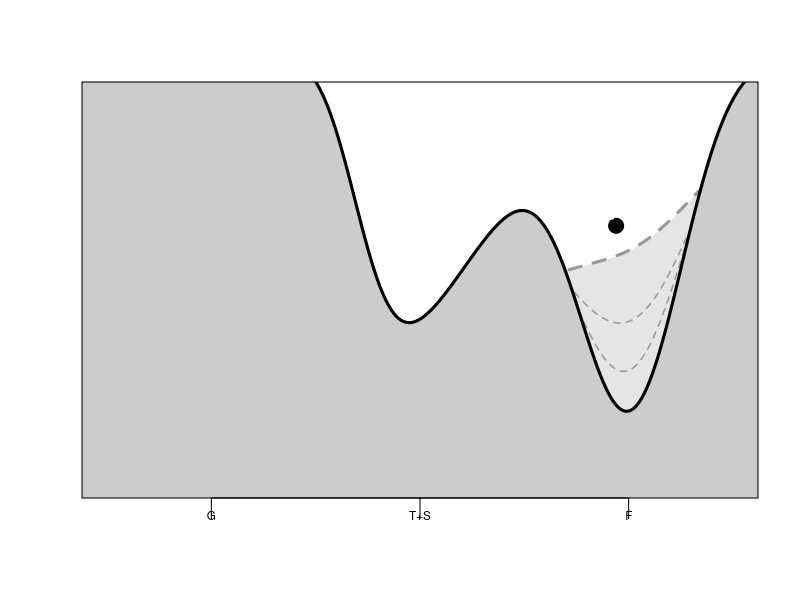
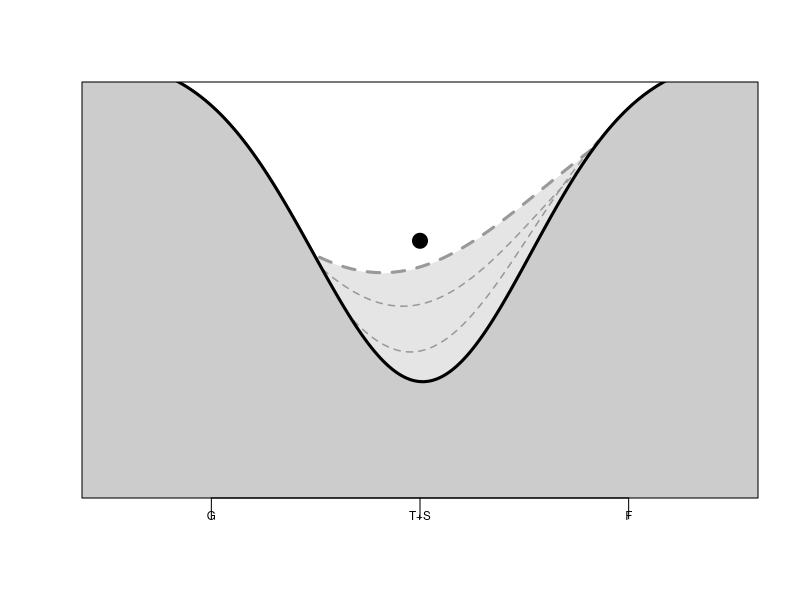
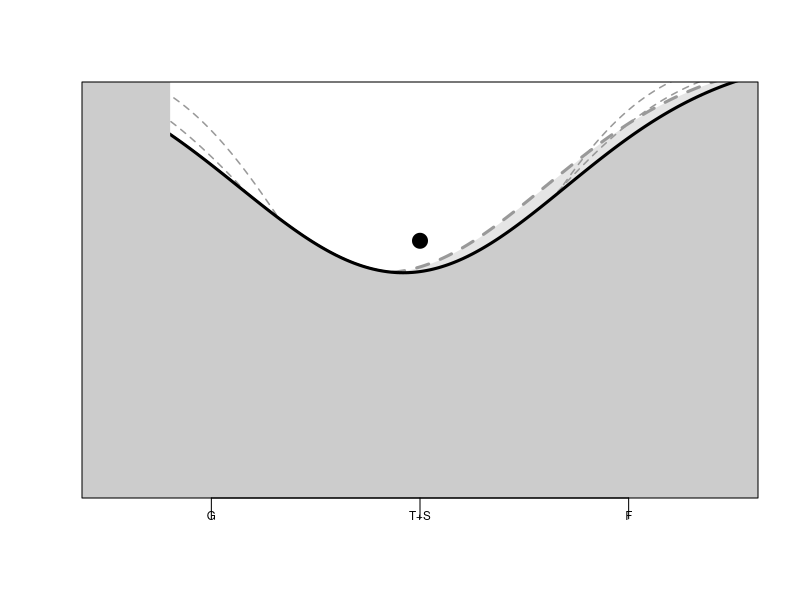

Write R code to recreate these figures, in order.
##Script to create Figure 5 from Tredennick and Hanan 2014
#Note: this is pretty messy, and just used to create the conceptual basins,
#there is no real analysis here.

rm(list=ls()) #clear workspace

#Figures 5A----------------------------------------
#~~~~~~~~~~~~~~~~~~~~~~~~~~~~~~~~~~~~~~~~~~~~~~~~~#
##~~~~~~~~~~~~~~~~~~~~~~~~~~~~~~~~~~~~~~~~~~~~~~~~#
###         Forest-Savanna Alt States           ###
#~~~~~~~~~~~~~~~~~~~~~~~~~~~~~~~~~~~~~~~~~~~~~~~~~#
#~~~~~~~~~~~~~~~~~~~~~~~~~~~~~~~~~~~~~~~~~~~~~~~~~#

Distribution.function=function(params){
  # Stochastic vairability around mean in 2-D space
  Meanx = params[1]		# mean x
  SDx = params[2]			# sd x
  Meany = params[3]		# mean y
  SDy = params[4]			# sd y
  newx = rnorm(1, Meanx, SDx)
  newx <- ifelse(newx<0,(-1*newx),newx)
  newx <- ifelse(newx>100,(100-(newx-100)),newx)
  newy = rnorm(1, Meany, SDy)
  newy <- ifelse(newy<0,(-1*newy),newy)
  output <- c(newx,newy)
  return(output) }
### END FUNCTION

end1 = 5000 		# Number of random numbers (point 1)
end2 = 5000			# Number of random numbers (point 2)

## Define the shape and size of our output array
Data_Table_Dual = matrix(0,nrow=end1+end2,ncol = 2) 	# Creates an array of 0's

### POINT 1: Define means and sd
### For a "SINGLE-ATTRACTOR" system make X2 and Y2 = X1 and Y1 
### For a "DUAL-ATTRACTOR# system have different x and y values
Xbar = 65; Xbar2 = 15	# X-Mean (Points 1 & 2, respectively in X dimension) 
Xsd = 10.0; Xsd2 = 20.0	# X-SD (standard deviations in X)
Ybar = 75; Ybar2 = 25	# Y-Mean (Points in Y)
Ysd = 16.0; Ysd2 = 15.0	# Y-SD (SD in Y)

### Generate random numbers for point 1
set.seed(20)
params1 <- c(Xbar,Xsd,Ybar,Ysd) # params to function
for (i in 1:end1) {
  random <- Distribution.function(params1)	# Calls 2-D random draw Function 
  Data_Table_Dual[i,1:2] <- random	# Place x & y into Data_Table_Dual array
}
### Generate random numbers for point 2
params2 <- c(Xbar2,Xsd2,Ybar2,Ysd2) # params to function
#times=seq(1,end1,by=1) 	# Save time steps in a vector
for (i in (1+end1):(end1+end2)) {
  random <- Distribution.function(params2)	# Calls 2-D random draw Function 
  Data_Table_Dual[i,1:2] <- random	# Place x & y into Data_Table_Dual array
}
xmax <- max(Data_Table_Dual[,1]); xmin=min(Data_Table_Dual[,1])
ymax <- max(Data_Table_Dual[,2]); ymin=min(Data_Table_Dual[,2])


d2 <- density(Data_Table_Dual[,1], adjust=2)

##add harvest layer
### POINT 1: Define means and sd
### For a "SINGLE-ATTRACTOR" system make X2 and Y2 = X1 and Y1 
### For a "DUAL-ATTRACTOR# system have different x and y values
Xbar = 62; Xbar2 = 15  # X-Mean (Points 1 & 2, respectively in X dimension) 
Xsd = 22.0; Xsd2 = 20.0	# X-SD (standard deviations in X)
Ybar = 75; Ybar2 = 85	# Y-Mean (Points in Y)
Ysd = 16.0; Ysd2 = 15.0	# Y-SD (SD in Y)

### Generate random numbers for point 1
set.seed(30)
params1 <- c(Xbar,Xsd,Ybar,Ysd) # params to function
for (i in 1:end1) {
  random <- Distribution.function(params1)	# Calls 2-D random draw Function 
  Data_Table_Dual[i,1:2] <- random	# Place x & y into Data_Table_Dual array
}
### Generate random numbers for point 2
params2 <- c(Xbar2,Xsd2,Ybar2,Ysd2) # params to function
#times=seq(1,end1,by=1) 	# Save time steps in a vector
for (i in (1+end1):(end1+end2)) {
  random <- Distribution.function(params2)	# Calls 2-D random draw Function 
  Data_Table_Dual[i,1:2] <- random	# Place x & y into Data_Table_Dual array
}
xmax <- max(Data_Table_Dual[,1]); xmin=min(Data_Table_Dual[,1])
ymax <- max(Data_Table_Dual[,2]); ymin=min(Data_Table_Dual[,2])
d3 <- density(Data_Table_Dual[,1], adjust=2)


##add harvest layer 2
### POINT 1: Define means and sd
### For a "SINGLE-ATTRACTOR" system make X2 and Y2 = X1 and Y1 
### For a "DUAL-ATTRACTOR# system have different x and y values
Xbar = 65; Xbar2 = 15  # X-Mean (Points 1 & 2, respectively in X dimension) 
Xsd = 15; Xsd2 = 20.0  # X-SD (standard deviations in X)
Ybar = 75; Ybar2 = 85	# Y-Mean (Points in Y)
Ysd = 16.0; Ysd2 = 15.0	# Y-SD (SD in Y)

### Generate random numbers for point 1
set.seed(30)
params1 <- c(Xbar,Xsd,Ybar,Ysd) # params to function
for (i in 1:end1) {
  random <- Distribution.function(params1)	# Calls 2-D random draw Function 
  Data_Table_Dual[i,1:2] <- random	# Place x & y into Data_Table_Dual array
}
### Generate random numbers for point 2
params2 <- c(Xbar2,Xsd2,Ybar2,Ysd2) # params to function
#times=seq(1,end1,by=1) 	# Save time steps in a vector
for (i in (1+end1):(end1+end2)) {
  random <- Distribution.function(params2)	# Calls 2-D random draw Function 
  Data_Table_Dual[i,1:2] <- random	# Place x & y into Data_Table_Dual array
}
xmax <- max(Data_Table_Dual[,1]); xmin=min(Data_Table_Dual[,1])
ymax <- max(Data_Table_Dual[,2]); ymin=min(Data_Table_Dual[,2])
d4 <- density(Data_Table_Dual[,1], adjust=2)

##add harvest layer 2
### POINT 1: Define means and sd
### For a "SINGLE-ATTRACTOR" system make X2 and Y2 = X1 and Y1 
### For a "DUAL-ATTRACTOR# system have different x and y values
Xbar = 65; Xbar2 = 15  # X-Mean (Points 1 & 2, respectively in X dimension) 
Xsd = 12; Xsd2 = 20.0  # X-SD (standard deviations in X)
Ybar = 75; Ybar2 = 85  # Y-Mean (Points in Y)
Ysd = 16.0; Ysd2 = 15.0	# Y-SD (SD in Y)

### Generate random numbers for point 1
set.seed(30)
params1 <- c(Xbar,Xsd,Ybar,Ysd) # params to function
for (i in 1:end1) {
  random <- Distribution.function(params1)	# Calls 2-D random draw Function 
  Data_Table_Dual[i,1:2] <- random	# Place x & y into Data_Table_Dual array
}
### Generate random numbers for point 2
params2 <- c(Xbar2,Xsd2,Ybar2,Ysd2) # params to function
#times=seq(1,end1,by=1) 	# Save time steps in a vector
for (i in (1+end1):(end1+end2)) {
  random <- Distribution.function(params2)	# Calls 2-D random draw Function 
  Data_Table_Dual[i,1:2] <- random	# Place x & y into Data_Table_Dual array
}
xmax <- max(Data_Table_Dual[,1]); xmin=min(Data_Table_Dual[,1])
ymax <- max(Data_Table_Dual[,2]); ymin=min(Data_Table_Dual[,2])
d5 <- density(Data_Table_Dual[,1], adjust=2)



par(mgp=c(0,0.3,0), tck=-0.05)
plot(d2$x, (d2$y*-1), type="l", xlim=c(-60,90), ylim=c(-0.02,-0.002), lwd=2, axes=FALSE,
     ylab="", xlab="")

y.fill = numeric(length(d2$y))
y.fill[] = -1
polygon(c(d3$x, rev(d3$x)), c(d3$y*-1,y.fill), col="grey90", border="white")
lines(d5$x, (d5$y*-1), lty="dashed", lwd=1.5, col="grey60")
lines(d4$x, (d4$y*-1), lty="dashed", lwd=1.5, col="grey60")
lines(d3$x, (d3$y*-1), lty="dashed", lwd=3, col="grey60")
polygon(c(d2$x, rev(d2$x)), c(d2$y*-1,y.fill), col="grey80")
lines(d2$x, (d2$y*-1), lwd=3)
#Code for marbles
# points(15.4, -0.0195, cex=3, pch=19, col="black")
# points(14, -0.019, cex=0.8, pch=19, col="white")
points(62, -0.008, cex=2, pch=19, col="black")
points(61, -0.0076, cex=0.5, pch=19, col="grey100")

fill.seq.x <- seq(-20,-80,-1) 
fill.seq.y1 <- numeric(length(fill.seq.x))
fill.seq.y1[] <- -1
fill.seq.y2 <- numeric(length(fill.seq.x))
fill.seq.y2[] <- 0
polygon(c(fill.seq.x, rev(fill.seq.x)), c(fill.seq.y2,fill.seq.y1), 
        col="grey80", border="grey80")
axis(1, at=c(-35, 15, 65), labels=c("G", "T+S", "F"), cex.axis=0.7)
box()




#Figures 5B----------------------------------------
#~~~~~~~~~~~~~~~~~~~~~~~~~~~~~~~~~~~~~~~~~~~~~~~~~#
##~~~~~~~~~~~~~~~~~~~~~~~~~~~~~~~~~~~~~~~~~~~~~~~~#
###             'Stable' savannas               ###
#~~~~~~~~~~~~~~~~~~~~~~~~~~~~~~~~~~~~~~~~~~~~~~~~~#
#~~~~~~~~~~~~~~~~~~~~~~~~~~~~~~~~~~~~~~~~~~~~~~~~~#

rm(list=ls())   		# start with the workspace clean
#par(mfrow = c(2, 2))  		# Number of rows, cols to plot

Distribution.function=function(params){
  # Stochastic vairability around mean in 2-D space
  Meanx = params[1]		# mean x
  SDx = params[2]			# sd x
  Meany = params[3]		# mean y
  SDy = params[4]			# sd y
  newx = rnorm(1, Meanx, SDx)
#   newx <- ifelse(newx<0,(-1*newx),newx)
  newx <- ifelse(newx>100,(100-(newx-100)),newx)
  newy = rnorm(1, Meany, SDy)
  newy <- ifelse(newy<0,(-1*newy),newy)
  output <- c(newx,newy)
  return(output) }
### END FUNCTION

end1 = 5000 		# Number of random numbers (point 1)
end2 = 5000			# Number of random numbers (point 2)

## Define the shape and size of our output array
Data_Table = matrix(0,nrow=end1+end2,ncol = 2) 	# Creates an array of 0's

### POINT 1: Define means and sd
### For a "SINGLE-ATTRACTOR" system make X2 and Y2 = X1 and Y1 
### For a "DUAL-ATTRACTOR# system have different x and y values
Xbar = 15; Xbar2 = 15	# X-Mean (Points 1 & 2, respectively in X dimension) 
Xsd = 20.0; Xsd2 = 20.0	# X-SD (standard deviations in X)
Ybar = 85; Ybar2 = 85	# Y-Mean (Points in Y)
Ysd = 15.0; Ysd2 = 15.0	# Y-SD (SD in Y)

### Generate random numbers for point 1
set.seed(50)
params1 <- c(Xbar,Xsd,Ybar,Ysd) # params to function
for (i in 1:end1) {
  random <- Distribution.function(params1)	# Calls 2-D random draw Function 
  Data_Table[i,1:2] <- random	# Place x & y into Data_Table array
}
### Generate random numbers for point 2
params2 <- c(Xbar2,Xsd2,Ybar2,Ysd2) # params to function
#times=seq(1,end1,by=1) 	# Save time steps in a vector
for (i in (1+end1):(end1+end2)) {
  random <- Distribution.function(params2)	# Calls 2-D random draw Function 
  Data_Table[i,1:2] <- random	# Place x & y into Data_Table array
}
xmax <- max(Data_Table[,1]); xmin=min(Data_Table[,1])
ymax <- max(Data_Table[,2]); ymin=min(Data_Table[,2])

d2 <- density(Data_Table[,1], adjust=6)


#quick d3 for wood harvest basin
### POINT 1: Define means and sd
### For a "SINGLE-ATTRACTOR" system make X2 and Y2 = X1 and Y1 
### For a "DUAL-ATTRACTOR# system have different x and y values
Xbar = 5; Xbar2 = 5  # X-Mean (Points 1 & 2, respectively in X dimension) 
Xsd = 30.0; Xsd2 = 30.0	# X-SD (standard deviations in X)
Ybar = 85; Ybar2 = 85	# Y-Mean (Points in Y)
Ysd = 15.0; Ysd2 = 15.0	# Y-SD (SD in Y)

### Generate random numbers for point 1
set.seed(50)
params1 <- c(Xbar,Xsd,Ybar,Ysd) # params to function
for (i in 1:end1) {
  random <- Distribution.function(params1)	# Calls 2-D random draw Function 
  Data_Table[i,1:2] <- random	# Place x & y into Data_Table array
}
### Generate random numbers for point 2
params2 <- c(Xbar2,Xsd2,Ybar2,Ysd2) # params to function
#times=seq(1,end1,by=1) 	# Save time steps in a vector
for (i in (1+end1):(end1+end2)) {
  random <- Distribution.function(params2)	# Calls 2-D random draw Function 
  Data_Table[i,1:2] <- random	# Place x & y into Data_Table array
}
xmax <- max(Data_Table[,1]); xmin=min(Data_Table[,1])
ymax <- max(Data_Table[,2]); ymin=min(Data_Table[,2])

d3 <- density(Data_Table[,1], adjust=6)
##

#quick d4 for wood harvest basin
### POINT 1: Define means and sd
### For a "SINGLE-ATTRACTOR" system make X2 and Y2 = X1 and Y1 
### For a "DUAL-ATTRACTOR# system have different x and y values
Xbar = 12; Xbar2 = 12  # X-Mean (Points 1 & 2, respectively in X dimension) 
Xsd = 22; Xsd2 = 22  # X-SD (standard deviations in X)
Ybar = 85; Ybar2 = 85	# Y-Mean (Points in Y)
Ysd = 15.0; Ysd2 = 15.0	# Y-SD (SD in Y)

### Generate random numbers for point 1
set.seed(50)
params1 <- c(Xbar,Xsd,Ybar,Ysd) # params to function
for (i in 1:end1) {
  random <- Distribution.function(params1)	# Calls 2-D random draw Function 
  Data_Table[i,1:2] <- random	# Place x & y into Data_Table array
}
### Generate random numbers for point 2
params2 <- c(Xbar2,Xsd2,Ybar2,Ysd2) # params to function
#times=seq(1,end1,by=1) 	# Save time steps in a vector
for (i in (1+end1):(end1+end2)) {
  random <- Distribution.function(params2)	# Calls 2-D random draw Function 
  Data_Table[i,1:2] <- random	# Place x & y into Data_Table array
}
xmax <- max(Data_Table[,1]); xmin=min(Data_Table[,1])
ymax <- max(Data_Table[,2]); ymin=min(Data_Table[,2])
d4 <- density(Data_Table[,1], adjust=6)


#quick d4 for wood harvest basin
### POINT 1: Define means and sd
### For a "SINGLE-ATTRACTOR" system make X2 and Y2 = X1 and Y1 
### For a "DUAL-ATTRACTOR# system have different x and y values
Xbar = 10; Xbar2 = 10  # X-Mean (Points 1 & 2, respectively in X dimension) 
Xsd = 26.0; Xsd2 = 26.0  # X-SD (standard deviations in X)
Ybar = 85; Ybar2 = 85  # Y-Mean (Points in Y)
Ysd = 15.0; Ysd2 = 15.0	# Y-SD (SD in Y)

### Generate random numbers for point 1
set.seed(50)
params1 <- c(Xbar,Xsd,Ybar,Ysd) # params to function
for (i in 1:end1) {
  random <- Distribution.function(params1)	# Calls 2-D random draw Function 
  Data_Table[i,1:2] <- random	# Place x & y into Data_Table array
}
### Generate random numbers for point 2
params2 <- c(Xbar2,Xsd2,Ybar2,Ysd2) # params to function
#times=seq(1,end1,by=1) 	# Save time steps in a vector
for (i in (1+end1):(end1+end2)) {
  random <- Distribution.function(params2)	# Calls 2-D random draw Function 
  Data_Table[i,1:2] <- random	# Place x & y into Data_Table array
}
xmax <- max(Data_Table[,1]); xmin=min(Data_Table[,1])
ymax <- max(Data_Table[,2]); ymin=min(Data_Table[,2])
d5 <- density(Data_Table[,1], adjust=6)


par(mgp=c(0,0.3,0), tck=-0.05)
plot(d2$x, (d2$y*-1), type="l", xlim=c(-60,90), ylim=c(-0.02, -0.002), lwd=2, axes=FALSE,
     ylab="", xlab="")
y.fill = numeric(length(d2$y))
y.fill[] = -1
polygon(c(d3$x, rev(d3$x)), c(d3$y*-1,y.fill), col="grey90", border="white")
lines(d3$x, (d3$y*-1), lty="dashed", lwd=3, col="grey60")
lines(d4$x, (d4$y*-1), lty="dashed", lwd=1.5, col="grey60")
lines(d5$x, (d5$y*-1), lty="dashed", lwd=1.5, col="grey60")
polygon(c(d2$x, rev(d2$x)), c(d2$y*-1,y.fill), col="grey80", border="grey80")
lines(d2$x, (d2$y*-1), lwd=3)
#Code for marbles
# points(15.4, -0.0195, cex=3, pch=19, col="black")
# points(14, -0.019, cex=0.8, pch=19, col="white")
points(15, -0.0087, cex=2, pch=19, col="black")
points(14, -0.0082, cex=0.5, pch=19, col="grey100")

fill.seq.x <- seq(-45,-80,-1) 
fill.seq.y1 <- numeric(length(fill.seq.x))
fill.seq.y1[] <- -1
fill.seq.y2 <- numeric(length(fill.seq.x))
fill.seq.y2[] <- 0
polygon(c(fill.seq.x, rev(fill.seq.x)), c(fill.seq.y2,fill.seq.y1), 
        col="grey80", border="grey80")
axis(1, at=c(-35, 15, 65), labels=c("G", "T+S", "F"), cex.axis=0.7)
box()



#Figures 5C----------------------------------------
#~~~~~~~~~~~~~~~~~~~~~~~~~~~~~~~~~~~~~~~~~~~~~~~~~#
##~~~~~~~~~~~~~~~~~~~~~~~~~~~~~~~~~~~~~~~~~~~~~~~~#
###              Arid savannas                  ###
#~~~~~~~~~~~~~~~~~~~~~~~~~~~~~~~~~~~~~~~~~~~~~~~~~#
#~~~~~~~~~~~~~~~~~~~~~~~~~~~~~~~~~~~~~~~~~~~~~~~~~#

rm(list=ls())     	# start with the workspace clean
#par(mfrow = c(2, 2))  		# Number of rows, cols to plot

Distribution.function=function(params){
  # Stochastic vairability around mean in 2-D space
  Meanx = params[1]		# mean x
  SDx = params[2]			# sd x
  Meany = params[3]		# mean y
  SDy = params[4]			# sd y
  newx = rnorm(1, Meanx, SDx)
  #   newx <- ifelse(newx<0,(-1*newx),newx)
  newx <- ifelse(newx>100,(100-(newx-100)),newx)
  newy = rnorm(1, Meany, SDy)
  newy <- ifelse(newy<0,(-1*newy),newy)
  output <- c(newx,newy)
  return(output) }
### END FUNCTION

end1 = 5000 		# Number of random numbers (point 1)
end2 = 5000			# Number of random numbers (point 2)

## Define the shape and size of our output array
Data_Table = matrix(0,nrow=end1+end2,ncol = 2) 	# Creates an array of 0's

### POINT 1: Define means and sd
### For a "SINGLE-ATTRACTOR" system make X2 and Y2 = X1 and Y1 
### For a "DUAL-ATTRACTOR# system have different x and y values
Xbar = 10; Xbar2 = 10	# X-Mean (Points 1 & 2, respectively in X dimension) 
Xsd = 30.0; Xsd2 = 30.0	# X-SD (standard deviations in X)
Ybar = 85; Ybar2 = 85	# Y-Mean (Points in Y)
Ysd = 15.0; Ysd2 = 15.0	# Y-SD (SD in Y)

### Generate random numbers for point 1
set.seed(50)
params1 <- c(Xbar,Xsd,Ybar,Ysd) # params to function
for (i in 1:end1) {
  random <- Distribution.function(params1)	# Calls 2-D random draw Function 
  Data_Table[i,1:2] <- random	# Place x & y into Data_Table array
}
### Generate random numbers for point 2
params2 <- c(Xbar2,Xsd2,Ybar2,Ysd2) # params to function
#times=seq(1,end1,by=1) 	# Save time steps in a vector
for (i in (1+end1):(end1+end2)) {
  random <- Distribution.function(params2)	# Calls 2-D random draw Function 
  Data_Table[i,1:2] <- random	# Place x & y into Data_Table array
}
xmax <- max(Data_Table[,1]); xmin=min(Data_Table[,1])
ymax <- max(Data_Table[,2]); ymin=min(Data_Table[,2])

d2 <- density(Data_Table[,1], adjust=6)


#quick d3 for wood harvest basin
### POINT 1: Define means and sd
### For a "SINGLE-ATTRACTOR" system make X2 and Y2 = X1 and Y1 
### For a "DUAL-ATTRACTOR# system have different x and y values
Xbar = 5; Xbar2 = 5  # X-Mean (Points 1 & 2, respectively in X dimension) 
Xsd = 30.0; Xsd2 = 30.0	# X-SD (standard deviations in X)
Ybar = 85; Ybar2 = 85	# Y-Mean (Points in Y)
Ysd = 15.0; Ysd2 = 15.0	# Y-SD (SD in Y)

### Generate random numbers for point 1
set.seed(50)
params1 <- c(Xbar,Xsd,Ybar,Ysd) # params to function
for (i in 1:end1) {
  random <- Distribution.function(params1)	# Calls 2-D random draw Function 
  Data_Table[i,1:2] <- random	# Place x & y into Data_Table array
}
### Generate random numbers for point 2
params2 <- c(Xbar2,Xsd2,Ybar2,Ysd2) # params to function
#times=seq(1,end1,by=1) 	# Save time steps in a vector
for (i in (1+end1):(end1+end2)) {
  random <- Distribution.function(params2)	# Calls 2-D random draw Function 
  Data_Table[i,1:2] <- random	# Place x & y into Data_Table array
}
xmax <- max(Data_Table[,1]); xmin=min(Data_Table[,1])
ymax <- max(Data_Table[,2]); ymin=min(Data_Table[,2])

d3 <- density(Data_Table[,1], adjust=6)
##

#quick d4 for wood harvest basin
### POINT 1: Define means and sd
### For a "SINGLE-ATTRACTOR" system make X2 and Y2 = X1 and Y1 
### For a "DUAL-ATTRACTOR# system have different x and y values
Xbar = 12; Xbar2 = 12  # X-Mean (Points 1 & 2, respectively in X dimension) 
Xsd = 22; Xsd2 = 22  # X-SD (standard deviations in X)
Ybar = 85; Ybar2 = 85	# Y-Mean (Points in Y)
Ysd = 15.0; Ysd2 = 15.0	# Y-SD (SD in Y)

### Generate random numbers for point 1
set.seed(50)
params1 <- c(Xbar,Xsd,Ybar,Ysd) # params to function
for (i in 1:end1) {
  random <- Distribution.function(params1)	# Calls 2-D random draw Function 
  Data_Table[i,1:2] <- random	# Place x & y into Data_Table array
}
### Generate random numbers for point 2
params2 <- c(Xbar2,Xsd2,Ybar2,Ysd2) # params to function
#times=seq(1,end1,by=1) 	# Save time steps in a vector
for (i in (1+end1):(end1+end2)) {
  random <- Distribution.function(params2)	# Calls 2-D random draw Function 
  Data_Table[i,1:2] <- random	# Place x & y into Data_Table array
}
xmax <- max(Data_Table[,1]); xmin=min(Data_Table[,1])
ymax <- max(Data_Table[,2]); ymin=min(Data_Table[,2])
d4 <- density(Data_Table[,1], adjust=6)


#quick d4 for wood harvest basin
### POINT 1: Define means and sd
### For a "SINGLE-ATTRACTOR" system make X2 and Y2 = X1 and Y1 
### For a "DUAL-ATTRACTOR# system have different x and y values
Xbar = 10; Xbar2 = 10  # X-Mean (Points 1 & 2, respectively in X dimension) 
Xsd = 26.0; Xsd2 = 26.0  # X-SD (standard deviations in X)
Ybar = 85; Ybar2 = 85  # Y-Mean (Points in Y)
Ysd = 15.0; Ysd2 = 15.0	# Y-SD (SD in Y)

### Generate random numbers for point 1
set.seed(50)
params1 <- c(Xbar,Xsd,Ybar,Ysd) # params to function
for (i in 1:end1) {
  random <- Distribution.function(params1)	# Calls 2-D random draw Function 
  Data_Table[i,1:2] <- random	# Place x & y into Data_Table array
}
### Generate random numbers for point 2
params2 <- c(Xbar2,Xsd2,Ybar2,Ysd2) # params to function
#times=seq(1,end1,by=1) 	# Save time steps in a vector
for (i in (1+end1):(end1+end2)) {
  random <- Distribution.function(params2)	# Calls 2-D random draw Function 
  Data_Table[i,1:2] <- random	# Place x & y into Data_Table array
}
xmax <- max(Data_Table[,1]); xmin=min(Data_Table[,1])
ymax <- max(Data_Table[,2]); ymin=min(Data_Table[,2])
d5 <- density(Data_Table[,1], adjust=6)


par(mgp=c(0,0.3,0), tck=-0.05)
plot(d2$x, (d2$y*-1), type="l", xlim=c(-60,90), ylim=c(-0.02, -0.002), lwd=2, axes=FALSE,
     ylab="", xlab="")
y.fill = numeric(length(d2$y))
y.fill[] = -1
polygon(c(d3$x, rev(d3$x)), c(d3$y*-1,y.fill), col="grey90", border="white")
lines(d3$x, (d3$y*-1), lty="dashed", lwd=3, col="grey60")
lines(d4$x, (d4$y*-1), lty="dashed", lwd=1.5, col="grey60")
lines(d5$x, (d5$y*-1), lty="dashed", lwd=1.5, col="grey60")
polygon(c(d2$x, rev(d2$x)), c(d2$y*-1,y.fill), col="grey80", border="grey80")
lines(d2$x, (d2$y*-1), lwd=3)
#Code for marbles
# points(15.4, -0.0195, cex=3, pch=19, col="black")
# points(14, -0.019, cex=0.8, pch=19, col="white")
points(15, -0.0087, cex=2, pch=19, col="black")
points(14, -0.0082, cex=0.5, pch=19, col="grey100")

fill.seq.x <- seq(-45,-80,-1) 
fill.seq.y1 <- numeric(length(fill.seq.x))
fill.seq.y1[] <- -1
fill.seq.y2 <- numeric(length(fill.seq.x))
fill.seq.y2[] <- 0
polygon(c(fill.seq.x, rev(fill.seq.x)), c(fill.seq.y2,fill.seq.y1), 
        col="grey80", border="grey80")
axis(1, at=c(-35, 15, 65), labels=c("G", "T+S", "F"), cex.axis=0.7)
box()





